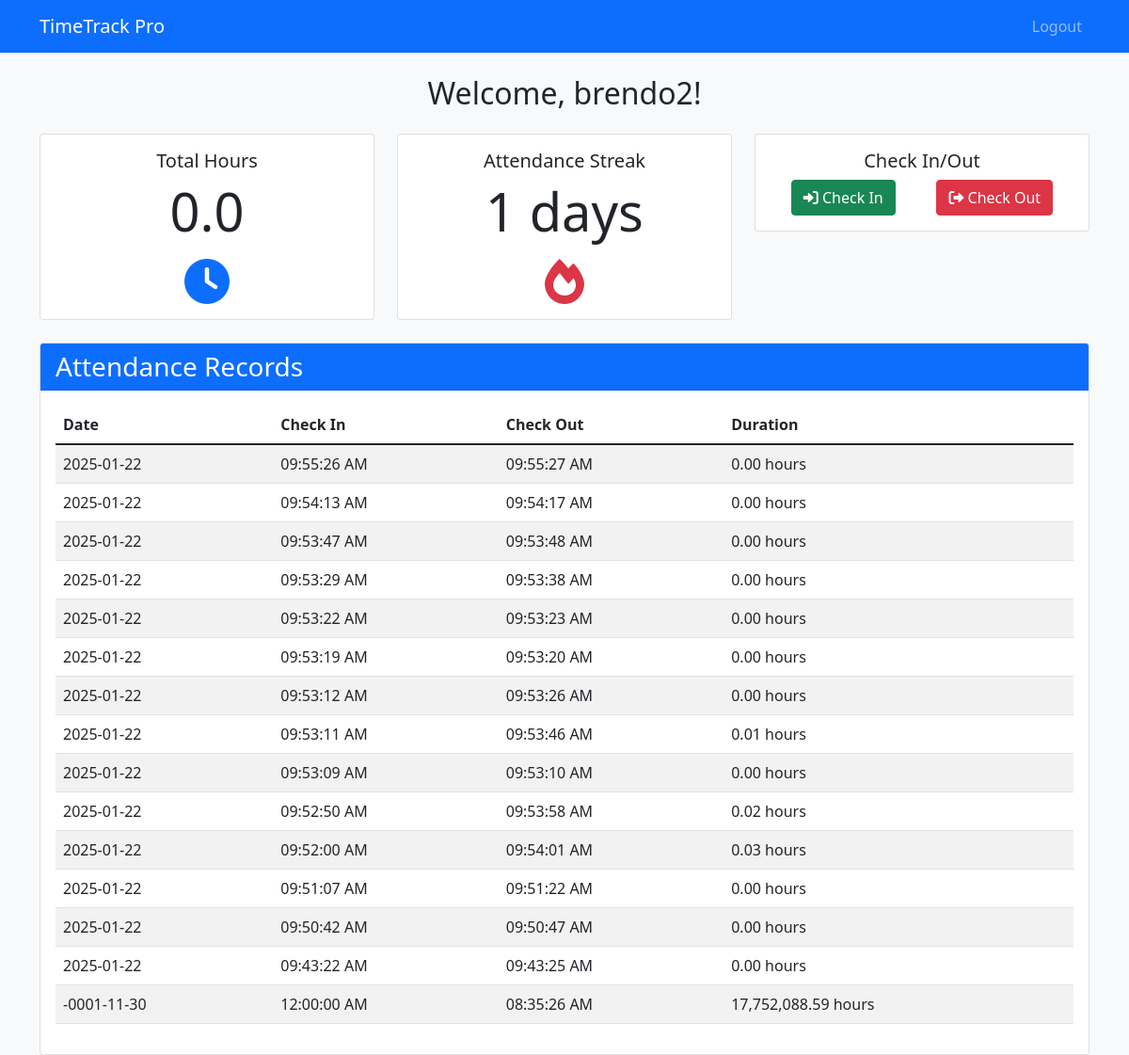
The page /LoginAttendanceSystemV2/employee_dashboard.php (signed in) on the database its author committed.
### tables this page shows
CREATE TABLE `attendance` (
  `id` int(11) NOT NULL,
  `employee_id` int(11) NOT NULL,
  `check_in` datetime NOT NULL,
  `check_out` datetime DEFAULT NULL
);

### LoginAttendanceSystemV2/employee_dashboard.php (the view, shortened to what this page needs)
<?php
include 'config/db.php';
$employee_id = $_SESSION['user_id'];
$sql = "SELECT * FROM attendance WHERE employee_id=$employee_id ORDER BY check_in DESC";
$result = $conn->query($sql);
$total_hours = 0;
$attendance_streak = 0;
$last_date = null;
if ($result->num_rows > 0) {
    while($row = $result->fetch_assoc()) {
        if ($row['check_out']) {
            $total_hours += (strtotime($row['check_out']) - strtotime($row['check_in'])) / 3600;
        }
        $current_date = date('Y-m-d', strtotime($row['check_in']));
        if ($last_date === null || $current_date === date('Y-m-d', strtotime($last_date . ' -1 day'))) {
            $attendance_streak++;
        } else {
            break;
        }
        $last_date = $current_date;
    }
}
?>
<!DOCTYPE html>
<html lang="en">
<head>
    <link href="https://cdn.jsdelivr.net/npm/bootstrap@5.1.3/dist/css/bootstrap.min.css" rel="stylesheet">
    <link href="https://cdnjs.cloudflare.com/ajax/libs/font-awesome/6.0.0-beta3/css/all.min.css" rel="stylesheet">
</head>
<body>
    <nav class="navbar navbar-expand-lg navbar-dark bg-primary">
        <div class="container">
            <a class="navbar-brand" href="#">TimeTrack Pro</a>
            <div class="collapse navbar-collapse" id="navbarNav">
                <ul class="navbar-nav ms-auto">
                    <li class="nav-item">
                        <a class="nav-link" href="logout.php">Logout</a>
                    </li>
                </ul>
            </div>
        </div>
    </nav>
    <div class="container mt-4">
        <h2 class="text-center mb-4">Welcome, <?php echo isset($_SESSION['user_name']) ? $_SESSION['user_name'] : 'User'; ?>!</h2>
        <div class="row mb-4">
            <div class="col-md-4">
                <div class="card text-center">
                    <div class="card-body">
                        <h5 class="card-title">Total Hours</h5>
                        <p class="card-text display-4"><?php echo number_format($total_hours, 1); ?></p>
                        <i class="fas fa-clock fa-3x text-primary"></i>
                    </div>
                </div>
            </div>
            <div class="col-md-4">
                <div class="card text-center">
                    <div class="card-body">
                        <h5 class="card-title">Attendance Streak</h5>
                        <p class="card-text display-4"><?php echo $attendance_streak; ?> days</p>
                        <i class="fas fa-fire fa-3x text-danger"></i>
                    </div>
                </div>
            </div>
            <div class="col-md-4">
                <div class="card text-center">
                    <div class="card-body">
                        <h5 class="card-title">Check In/Out</h5>
                        <div class="d-flex justify-content-around">
                            <form method="post" action="">
                                <button type="submit" class="btn btn-success"><i class="fas fa-sign-in-alt"></i> Check In</button>
                            </form>
                            <form method="post" action="">
                                <button type="submit" class="btn btn-danger"><i class="fas fa-sign-out-alt"></i> Check Out</button>
                            </form>
                        </div>
                    </div>
                </div>
            </div>
        </div>
        <div class="card">
            <div class="card-header bg-primary text-white">
                <h3 class="mb-0">Attendance Records</h3>
            </div>
            <div class="card-body">
                <div class="table-responsive">
                    <table class="table table-striped table-hover">
                        <thead>
                            <tr>
                                <th>Date</th>
                                <th>Check In</th>
                                <th>Check Out</th>
                                <th>Duration</th>
                            </tr>
                        </thead>
                        <tbody>
<?php
$sql = "SELECT * FROM attendance WHERE employee_id=$employee_id ORDER BY check_in DESC";
$result = $conn->query($sql);
if ($result->num_rows > 0) {
    while($row = $result->fetch_assoc()) {
        echo "<tr>";
        echo "<td>" . date('Y-m-d', strtotime($row['check_in'])) . "</td>";
        echo "<td>" . date('h:i:s A', strtotime($row['check_in'])) . "</td>";
        echo "<td>" . ($row['check_out'] ? date('h:i:s A', strtotime($row['check_out'])) : 'Not Checked Out') . "</td>";
        if ($row['check_out']) {
            $duration = (strtotime($row['check_out']) - strtotime($row['check_in'])) / 3600;
            echo "<td>" . number_format($duration, 2) . " hours</td>";
        } else {
            echo "<td>-</td>";
        }
        echo "</tr>";
    }
} else {
    echo "<tr><td colspan='4' class='text-center'>No attendance records found.</td></tr>";
}
?>
                        </tbody>
                    </table>
                </div>
            </div>
        </div>
    </div>
</body>
</html>

### LoginAttendanceSystemV2/employee_dashboard.php (style rules this page uses)
body { background-color: #f8f9fa; }
.card { transition: transform 0.3s; }

### rows shown on the page
attendance: check_in "2025-01-22", check_in "09:55:26 AM", check_out "09:55:27 AM", duration "0.00"
attendance: check_in "2025-01-22", check_in "09:54:13 AM", check_out "09:54:17 AM", duration "0.00"
attendance: check_in "2025-01-22", check_in "09:53:47 AM", check_out "09:53:48 AM", duration "0.00"
attendance: check_in "2025-01-22", check_in "09:53:29 AM", check_out "09:53:38 AM", duration "0.00"
attendance: check_in "2025-01-22", check_in "09:53:22 AM", check_out "09:53:23 AM", duration "0.00"
attendance: check_in "2025-01-22", check_in "09:53:19 AM", check_out "09:53:20 AM", duration "0.00"
attendance: check_in "2025-01-22", check_in "09:53:12 AM", check_out "09:53:26 AM", duration "0.00"
attendance: check_in "2025-01-22", check_in "09:53:11 AM", check_out "09:53:46 AM", duration "0.01"
attendance: check_in "2025-01-22", check_in "09:53:09 AM", check_out "09:53:10 AM", duration "0.00"
attendance: check_in "2025-01-22", check_in "09:52:50 AM", check_out "09:53:58 AM", duration "0.02"
attendance: check_in "2025-01-22", check_in "09:52:00 AM", check_out "09:54:01 AM", duration "0.03"
attendance: check_in "2025-01-22", check_in "09:51:07 AM", check_out "09:51:22 AM", duration "0.00"
attendance: check_in "2025-01-22", check_in "09:50:42 AM", check_out "09:50:47 AM", duration "0.00"
attendance: check_in "2025-01-22", check_in "09:43:22 AM", check_out "09:43:25 AM", duration "0.00"
attendance: check_in "-0001-11-30", check_in "12:00:00 AM", check_out "08:35:26 AM", duration "17,752,088.59"

### other values the page prints
$_SESSION['user_name'] "brendo2"
$total_hours "0.0"
$attendance_streak "1"
